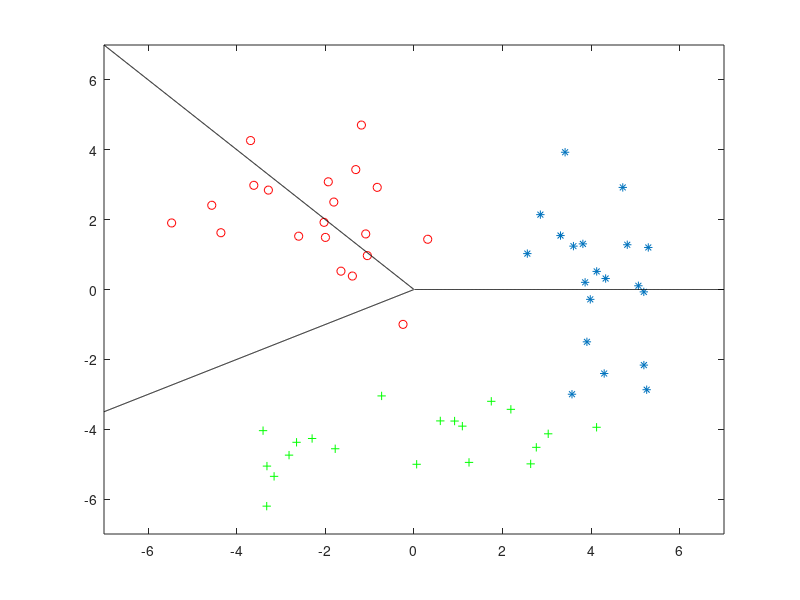

Write the MATLAB code that produced this figure.
clear all; close all;
% three way separation problem 
% ee364a
% convex optimization

% data for problem instance
M = 20;
N = 20;
P = 20;

X = [

    3.5674    4.1253    2.8535    5.1892    4.3273    3.8133    3.4117 ...
    3.8636    5.0668    3.9044    4.2944    4.7143    3.3082    5.2540 ...
    2.5590    3.6001    4.8156    5.2902    5.1908    3.9802 ;...
   -2.9981    0.5178    2.1436   -0.0677    0.3144    1.3064    3.9297 ...
    0.2051    0.1067   -1.4982   -2.4051    2.9224    1.5444   -2.8687 ...
    1.0281    1.2420    1.2814    1.2035   -2.1644   -0.2821];

Y = [
   -4.5665   -3.6904   -3.2881   -1.6491   -5.4731   -3.6170   -1.1876 ...
   -1.0539   -1.3915   -2.0312   -1.9999   -0.2480   -1.3149   -0.8305 ...
   -1.9355   -1.0898   -2.6040   -4.3602   -1.8105    0.3096; ...
    2.4117    4.2642    2.8460    0.5250    1.9053    2.9831    4.7079 ...
    0.9702    0.3854    1.9228    1.4914   -0.9984    3.4330    2.9246 ...
    3.0833    1.5910    1.5266    1.6256    2.5037    1.4384];

Z = [
    1.7451    2.6345    0.5937   -2.8217    3.0304    1.0917   -1.7793 ...
    1.2422    2.1873   -2.3008   -3.3258    2.7617    0.9166    0.0601 ...
   -2.6520   -3.3205    4.1229   -3.4085   -3.1594   -0.7311; ...
   -3.2010   -4.9921   -3.7621   -4.7420   -4.1315   -3.9120   -4.5596 ...
   -4.9499   -3.4310   -4.2656   -6.2023   -4.5186   -3.7659   -5.0039 ...
   -4.3744   -5.0559   -3.9443   -4.0412   -5.3493   -3.0465];

%cvx_begin
% variables a1(2) a2(2) a3(2) b1 b2 b3
% fill in your solution code here
%
%cvx_end

% comment out the following line after filling in cvx part!
% values below are not right!!
a1=[1;1];a2=[1;-5];a3=[-1;-1];b1=0;b2=0;b3=0;

% now let's plot the three-way separation induced by
% a1,a2,a3,b1,b2,b3
% find maximally confusing point
p = [(a1-a2)';(a1-a3)']\[(b1-b2);(b1-b3)];

% plot 
t = [-7:0.01:7];
u1 = a1-a2; u2 = a2-a3; u3 = a3-a1;
v1 = b1-b2; v2 = b2-b3; v3 = b3-b1;
line1 = (-t*u1(1)+v1)/u1(2); idx1 = find(u2'*[t;line1]-v2>0);
line2 = (-t*u2(1)+v2)/u2(2); idx2 = find(u3'*[t;line2]-v3>0);
line3 = (-t*u3(1)+v3)/u3(2); idx3 = find(u1'*[t;line3]-v1>0);

plot(X(1,:),X(2,:),'*',Y(1,:),Y(2,:),'ro',Z(1,:),Z(2,:),'g+',...
     t(idx1),line1(idx1),'k',t(idx2),line2(idx2),'k',t(idx3),line3(idx3),'k');
axis([-7 7 -7 7]);
